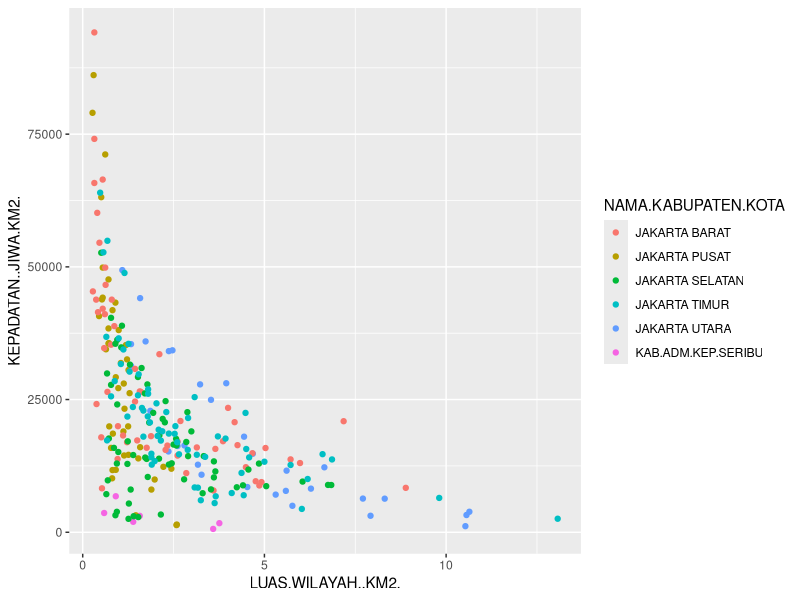
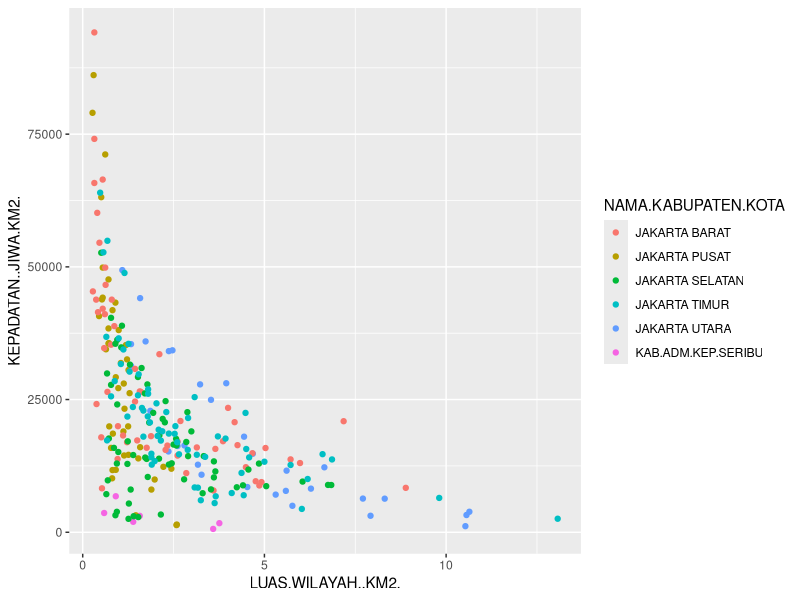
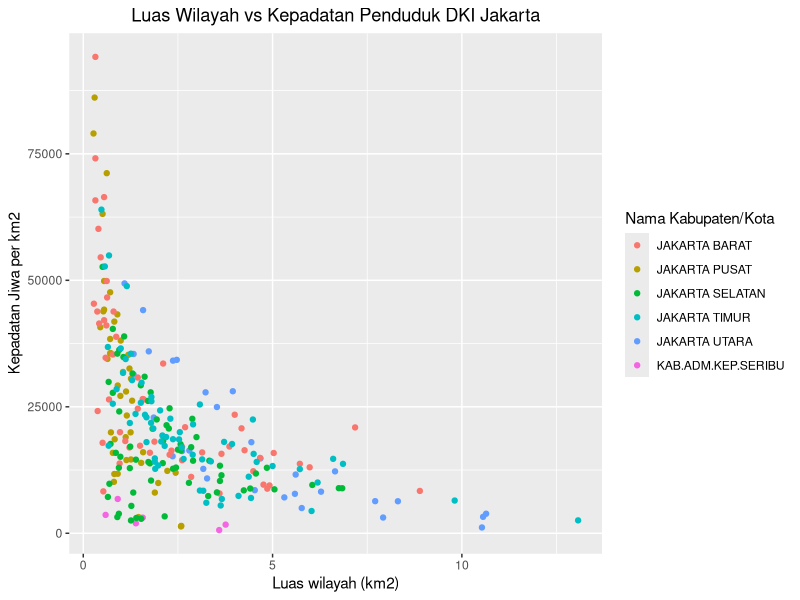
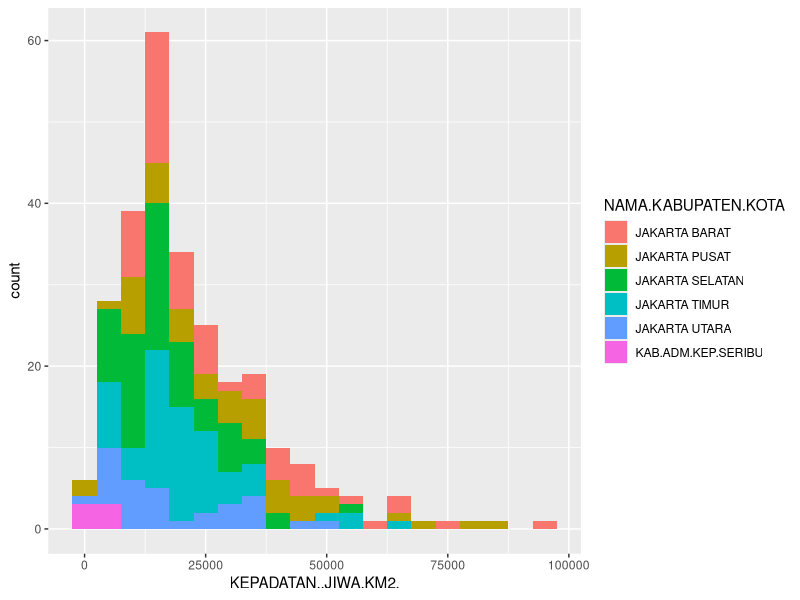
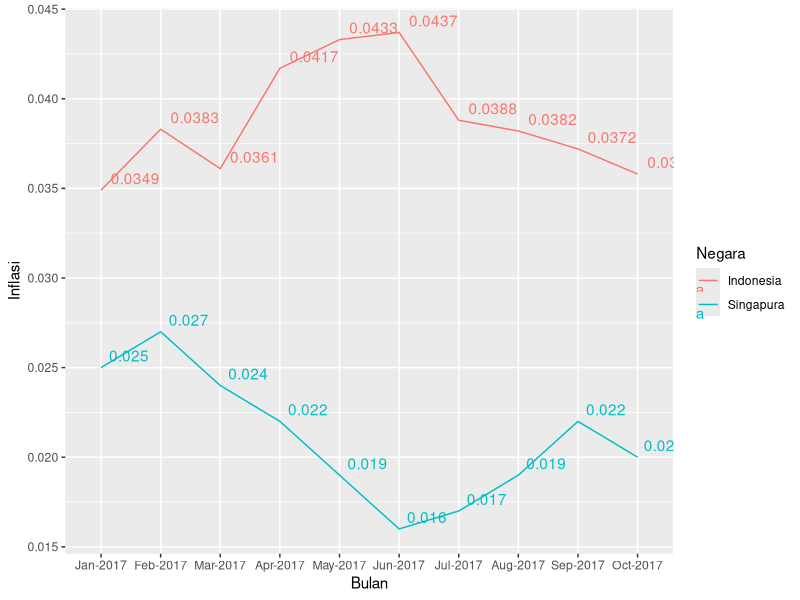

R code for these plots, in order:
library(ggplot2)

# --------------Dasar "Kanvas" untuk Grafik-------------------
# ggplot() + labs(title = "Luas Wilayah vs Kepadatan Penduduk DKI Jakarta - Periode 2013")

plot.jakarta <- ggplot()
plot.jakarta <- plot.jakarta + labs(title="Luas Wilayah vs Kepadatan Penduduk DKI Jakarta - Periode 2013")
plot.jakarta <- plot.jakarta + labs(x = "Label X", y = "Label Y")
# plot.jakarta


# ----------Data dan Aesthetic Mapping---------------
# Membaca data CSV
penduduk.dki <- read.csv("dkikepadatankelurahan2013.csv", sep = ",")
# Menampilkan " NAMA.KELURAHAN " dan "LUAS.WILAYAH..KM2."
penduduk.dki[c("NAMA.KELURAHAN", "LUAS.WILAYAH..KM2.")]

# Melakukan plotting pada data
plot.dki <- ggplot(data = penduduk.dki)
# Melihat summary pada plot
summary(plot.dki)

# Memasukan fungsi aes pada plotting
plot.dki <- ggplot(data = penduduk.dki, aes(x = LUAS.WILAYAH..KM2., y = KEPADATAN..JIWA.KM2., color = NAMA.KABUPATEN.KOTA))


# --------Layer untuk Grafik Pertama: Scatter Plot-----------
# Menambahkan layer untuk menghasilkan scatter plot
plot.dki + layer(geom = "point", stat = "identity", position = "identity")
# baris kode diatas bisa diubah menjadi
plot.dki + geom_point()
#Menambahkan Layer dan labels
plot.dki + geom_point() +
# code untuk menempatkan judul di tengah plot
  theme(plot.title = element_text(hjust = 0.5)) +
  labs(title = "Luas Wilayah vs Kepadatan Penduduk DKI Jakarta",
  x = "Luas wilayah (km2)", y = "Kepadatan Jiwa per km2",
  color = "Nama Kabupaten/Kota")


# -----------------Histogram-------------------
# Menambahkan data dan aesthetic mapping
plot.dki <- ggplot(data = penduduk.dki, aes(x = KEPADATAN..JIWA.KM2.))
# Menambahkan fill
plot.dki <- ggplot(data=penduduk.dki, aes(x = KEPADATAN..JIWA.KM2., fill = NAMA.KABUPATEN.KOTA))
plot.dki + geom_histogram(binwidth = 5000)


# -------------Visualisasi Trend dengan Line Chart----------
#Membaca data csv dan dimasukkan ke variable inflasi.indo.sing
inflasi.indo.sing <- read.csv("inflasi.csv", sep = ",")
# Memperbaiki Urutan Bulan dengan Factoring supaya berurutan Jan-Des
inflasi.indo.sing$Bulan <- factor(inflasi.indo.sing$Bulan,
 levels = c("Jan-2017", "Feb-2017", "Mar-2017", "Apr-2017", "May-2017",
 "Jun-2017", "Jul-2017", "Aug-2017", "Sep-2017", "Oct-2017"))
#Menambahkan data dan aesthetic mapping
plot.inflasi <- ggplot(data = inflasi.indo.sing, aes(x = Bulan,
 y = Inflasi, color = Negara, group = Negara))
# Menambahkan layer
plot.inflasi + geom_line() + geom_text(aes(label=Inflasi),hjust=-0.2, vjust=-0.5)